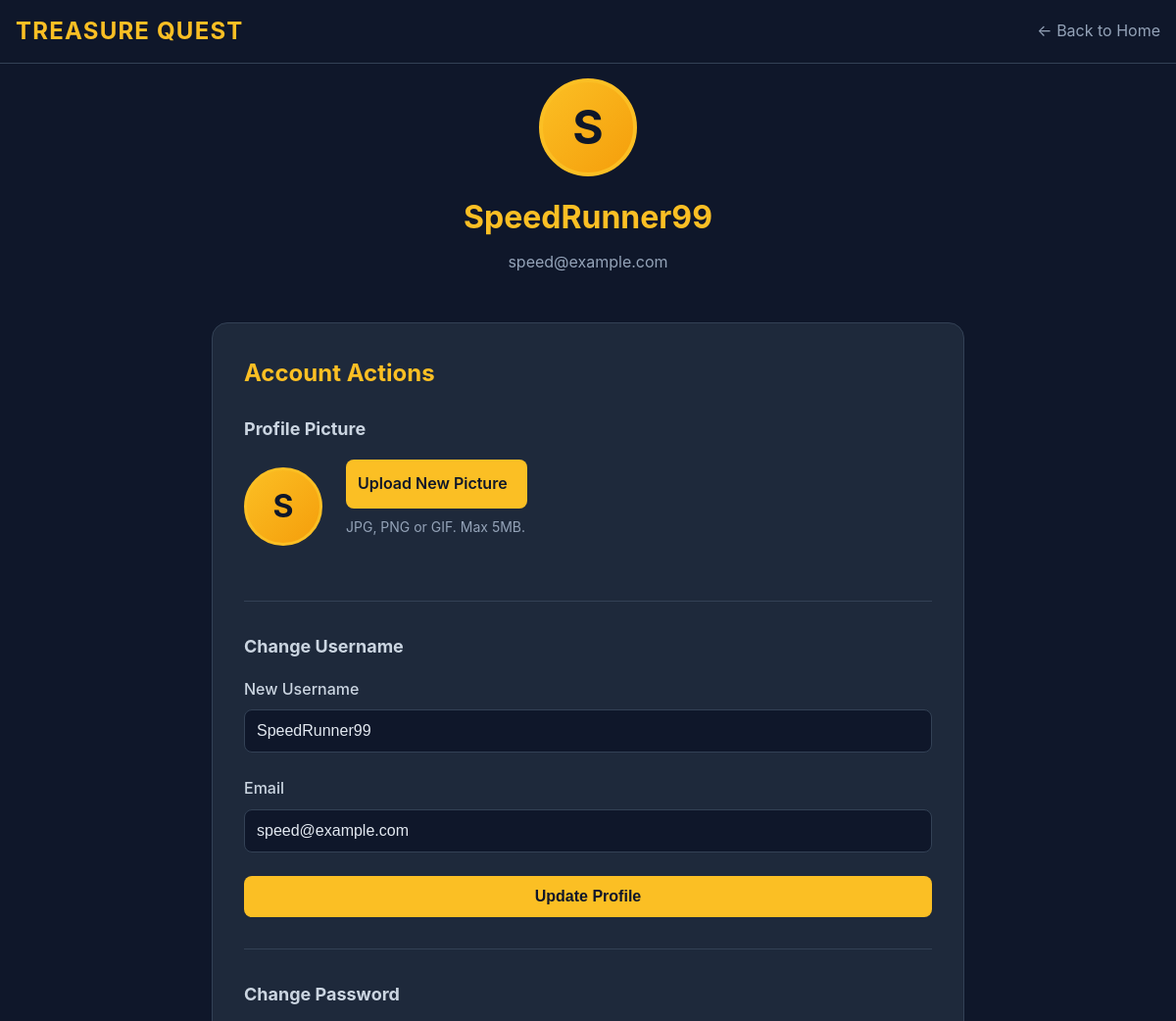
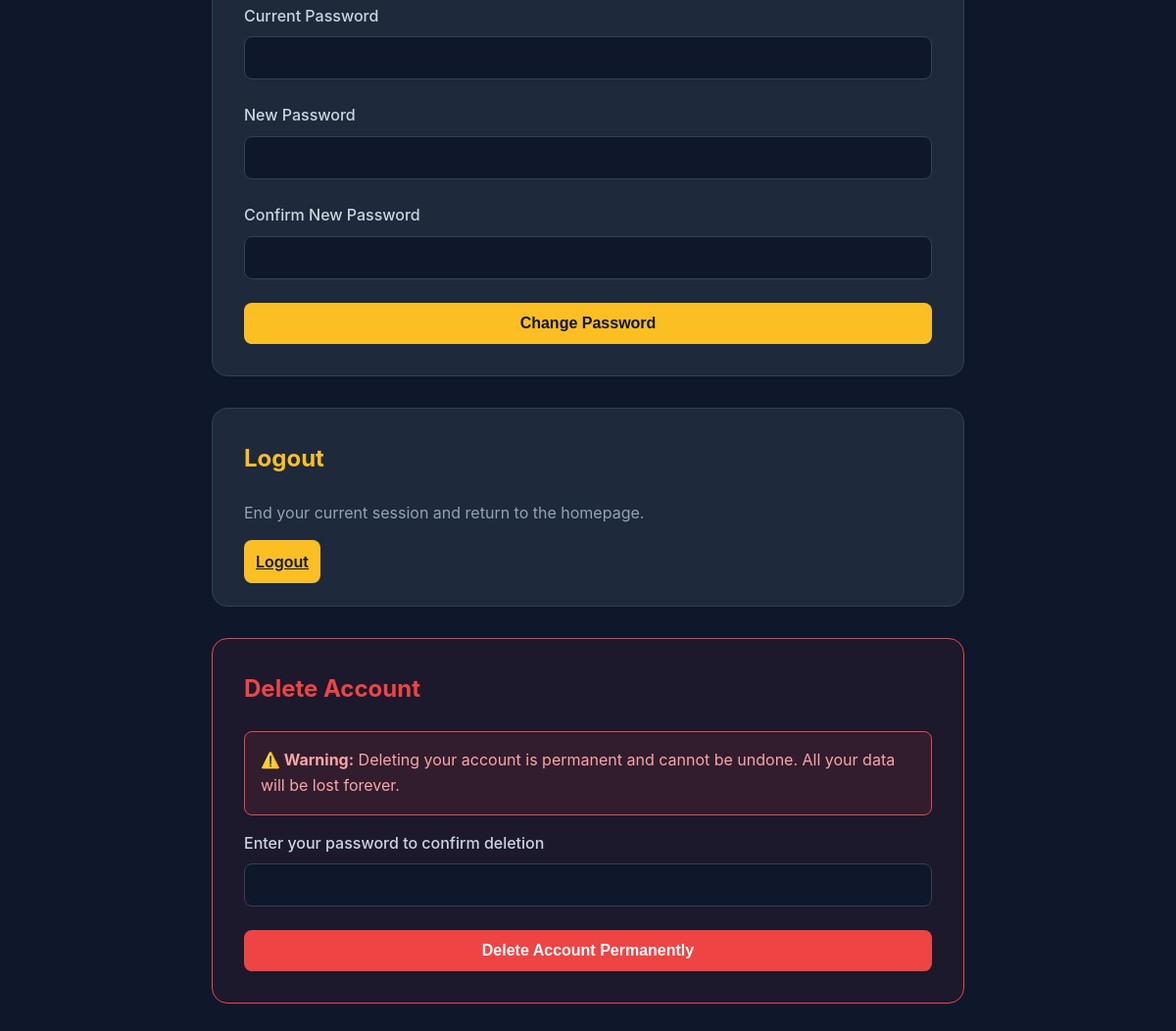
The app's page /profile.php (signed in) with its own data (2 pictures, top to bottom).
### tables this page shows
CREATE TABLE `users` (
  `id` int(11) NOT NULL,
  `username` varchar(50) NOT NULL,
  `email` varchar(100) NOT NULL,
  `password` varchar(255) NOT NULL,
  `admin` tinyint(1) NOT NULL DEFAULT 0,
  `reset_token` varchar(100) DEFAULT NULL,
  `reset_token_expires` datetime DEFAULT NULL,
  `created_at` timestamp NOT NULL DEFAULT current_timestamp(),
  `profile_picture` varchar(255) DEFAULT 'uploads/profiles/default.png',
  `api_token` varchar(64) DEFAULT NULL
);

### config.php (called while the page is built, shortened)
<?php
function getDBConnection() {
    $conn = new mysqli(DB_HOST, DB_USER, DB_PASS, DB_NAME, DB_PORT);
    return $conn;
}
function getCurrentUser() {
    $conn = getDBConnection();
    $user_id = $_SESSION['user_id'];
    $stmt = $conn->prepare("SELECT id, username, email, profile_picture, admin FROM users WHERE id = ?");
    $stmt->bind_param("i", $user_id);
    $stmt->execute();
    $result = $stmt->get_result();
    $user = $result->fetch_assoc();
    return $user;
}
?>

### profile.php (the view, shortened to what this page needs)
<?php
require_once 'config.php';
$user = getCurrentUser();
?>
<!DOCTYPE html>
<html lang="en">
<head>
</head>
<body>
    <nav class="nav">
        <div class="nav-container">
            <a href="index.php" class="logo">TREASURE QUEST</a>
            <a href="index.php" class="back-link">← Back to Home</a>
        </div>
    </nav>
    <div class="container">
        <div class="profile-header">
            <div class="profile-avatar">
                <?php if (!empty($user['profile_picture'])): ?>
                    <img src="<?php echo htmlspecialchars($user['profile_picture']); ?>" alt="Profile Picture" style="width: 100%; height: 100%; object-fit: cover; border-radius: 50%;">
                <?php else: ?>
                    <?php echo strtoupper(substr($user['username'], 0, 1)); ?>
                <?php endif; ?>
            </div>
            <h1><?php echo htmlspecialchars($user['username']); ?></h1>
            <p class="profile-email"><?php echo htmlspecialchars($user['email']); ?></p>
        </div>
        <div class="card">
            <h2>Account Actions</h2>
            <div style="margin-bottom: 2rem; padding-bottom: 2rem; border-bottom: 1px solid #334155;">
                <h3 style="color: #cbd5e1; font-size: 1.125rem; margin-bottom: 1rem;">Profile Picture</h3>
                <div style="display: flex; align-items: center; gap: 1.5rem; margin-bottom: 1rem;">
                    <div style="width: 80px; height: 80px; border-radius: 50%; background: linear-gradient(135deg, #fbbf24, #f59e0b); display: flex; align-items: center; justify-content: center; border: 3px solid #fbbf24; overflow: hidden;">
                        <?php if (!empty($user['profile_picture'])): ?>
                            <img src="<?php echo htmlspecialchars($user['profile_picture']); ?>" alt="Profile Picture" style="width: 100%; height: 100%; object-fit: cover;">
                        <?php else: ?>
                            <span style="font-size: 32px; color: #0f172a; font-weight: bold;"><?php echo strtoupper(substr($user['username'], 0, 1)); ?></span>
                        <?php endif; ?>
                    </div>
                    <div>
                        <form method="POST" action="" enctype="multipart/form-data" style="display: inline-block;">
                            <label for="profilePicInput" class="btn" style="cursor: pointer; display: inline-block; margin-right: 0.5rem;">Upload New Picture</label>
                        </form>
                        <p style="color: #94a3b8; font-size: 0.875rem; margin-top: 0.5rem;">JPG, PNG or GIF. Max 5MB.</p>
                    </div>
                </div>
            </div>
            <div style="margin-bottom: 2rem; padding-bottom: 2rem; border-bottom: 1px solid #334155;">
                <h3 style="color: #cbd5e1; font-size: 1.125rem; margin-bottom: 1rem;">Change Username</h3>
                <form method="POST" action="">
                    <div class="form-group">
                        <label for="username">New Username</label>
                        <input type="text" id="username" name="username" value="<?php echo htmlspecialchars($user['username']); ?>" required>
                    </div>
                    <div class="form-group">
                        <label for="email">Email</label>
                        <input type="email" id="email" name="email" value="<?php echo htmlspecialchars($user['email']); ?>" required>
                    </div>
                    <button type="submit" name="update_profile" class="btn">Update Profile</button>
                </form>
            </div>
            <div>
                <h3 style="color: #cbd5e1; font-size: 1.125rem; margin-bottom: 1rem;">Change Password</h3>
                <form method="POST" action="">
                    <div class="form-group">
                        <label for="current_password">Current Password</label>
                        <input type="password" id="current_password" name="current_password" required>
                    </div>
                    <div class="form-group">
                        <label for="new_password">New Password</label>
                        <input type="password" id="new_password" name="new_password" required minlength="6">
                    </div>
                    <div class="form-group">
                        <label for="confirm_password">Confirm New Password</label>
                        <input type="password" id="confirm_password" name="confirm_password" required minlength="6">
                    </div>
                    <button type="submit" name="change_password" class="btn">Change Password</button>
                </form>
            </div>
        </div>
        <div class="card">
            <h2>Logout</h2>
            <p style="margin-bottom: 1.5rem;">End your current session and return to the homepage.</p>
            <a href="logout.php" class="btn" style="background-color: #fbbf24;">Logout</a>
        </div>
        <div class="card danger-zone">
            <h2>Delete Account</h2>
            <div class="delete-warning">
                <strong>⚠️ Warning:</strong> Deleting your account is permanent and cannot be undone. All your data will be lost forever.
            </div>
            <form method="POST" action="" onsubmit="return confirm('Are you absolutely sure you want to delete your account? This action cannot be undone!');">
                <div class="form-group">
                    <label for="confirm_delete_password">Enter your password to confirm deletion</label>
                    <input type="password" id="confirm_delete_password" name="confirm_delete_password" required>
                </div>
                <button type="submit" name="delete_account" class="btn btn-danger">Delete Account Permanently</button>
            </form>
        </div>
    </div>
</body>
</html>

### profile.php (style rules this page uses)
* { margin: 0; padding: 0; box-sizing: border-box; }
body { font-family: -apple-system, BlinkMacSystemFont, 'Segoe UI', Roboto, Oxygen, Ubuntu, Cantarell, sans-serif; background-color: #0f172a; color: #cbd5e1; line-height: 1.6; }
.nav { position: fixed; top: 0; left: 0; right: 0; z-index: 1000; background-color: #0f172a; border-bottom: 1px solid #334155; }
.nav-container { max-width: 1280px; margin: 0 auto; padding: 0 1rem; display: flex; align-items: center; justify-content: space-between; height: 64px; }
.logo { color: #fbbf24; font-weight: bold; font-size: 24px; letter-spacing: 0.05em; text-decoration: none; }
.back-link { color: #94a3b8; text-decoration: none; transition: color 0.3s; }
.container { max-width: 800px; margin: 0 auto; padding: 5rem 1rem 2rem; }
.profile-header { text-align: center; margin-bottom: 3rem; }
.profile-avatar { width: 100px; height: 100px; border-radius: 50%; background: linear-gradient(135deg, #fbbf24, #f59e0b); display: flex; align-items: center; justify-content: center; color: #0f172a; font-weight: bold; font-size: 48px; margin: 0 auto 1rem; border: 4px solid #fbbf24; }
h1 { color: #fbbf24; margin-bottom: 0.5rem; }
.profile-email { color: #94a3b8; }
.card { background-color: #1e293b; border: 1px solid #334155; border-radius: 1rem; padding: 2rem; margin-bottom: 2rem; }
.card h2 { color: #fbbf24; margin-bottom: 1.5rem; font-size: 1.5rem; }
.form-group { margin-bottom: 1.5rem; }
.form-group label { display: block; color: #cbd5e1; margin-bottom: 0.5rem; font-weight: 500; }
.form-group input { width: 100%; padding: 0.75rem; background-color: #0f172a; border: 1px solid #334155; border-radius: 0.5rem; color: #e2e8f0; font-size: 1rem; transition: border-color 0.3s; }
.btn { width: 100%; padding: 0.75rem; background-color: #fbbf24; color: #0f172a; border: none; border-radius: 0.5rem; font-size: 1rem; font-weight: 600; cursor: pointer; transition: background-color 0.3s; }
.btn-danger { background-color: #ef4444; color: white; text-decoration: none; display: block; text-align: center; }
.danger-zone { border: 1px solid #ef4444; background-color: rgba(239, 68, 68, 0.05); }
.danger-zone h2 { color: #ef4444; }
.delete-warning { background-color: rgba(239, 68, 68, 0.1); border: 1px solid #ef4444; padding: 1rem; border-radius: 0.5rem; margin-bottom: 1rem; color: #fca5a5; }
.card p { color: #94a3b8; margin-bottom: 1rem; }

### records on screen
users: username "S", username "SpeedRunner99", email "speed@example.com"
